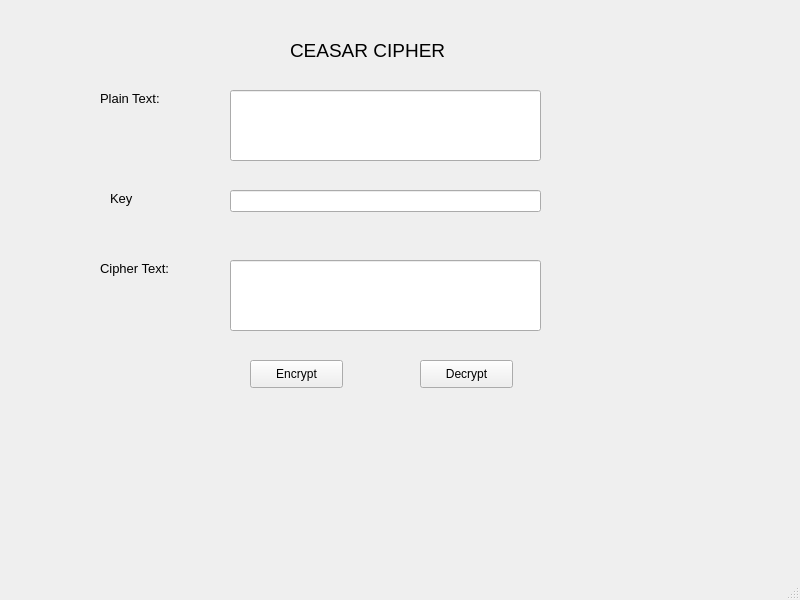
<?xml version="1.0" encoding="UTF-8"?>
<ui version="4.0">
 <class>MainWindow</class>
 <widget class="QMainWindow" name="MainWindow">
  <property name="geometry">
   <rect>
    <x>0</x>
    <y>0</y>
    <width>800</width>
    <height>600</height>
   </rect>
  </property>
  <property name="windowTitle">
   <string>MainWindow</string>
  </property>
  <widget class="QWidget" name="centralwidget">
   <widget class="QLabel" name="label">
    <property name="geometry">
     <rect>
      <x>100</x>
      <y>90</y>
      <width>71</width>
      <height>16</height>
     </rect>
    </property>
    <property name="font">
     <font>
      <pointsize>10</pointsize>
     </font>
    </property>
    <property name="text">
     <string>Plain Text:</string>
    </property>
   </widget>
   <widget class="QLabel" name="label_2">
    <property name="geometry">
     <rect>
      <x>110</x>
      <y>190</y>
      <width>55</width>
      <height>16</height>
     </rect>
    </property>
    <property name="font">
     <font>
      <pointsize>10</pointsize>
     </font>
    </property>
    <property name="text">
     <string>Key</string>
    </property>
   </widget>
   <widget class="QLabel" name="label_3">
    <property name="geometry">
     <rect>
      <x>100</x>
      <y>260</y>
      <width>81</width>
      <height>16</height>
     </rect>
    </property>
    <property name="font">
     <font>
      <pointsize>10</pointsize>
     </font>
    </property>
    <property name="text">
     <string>Cipher Text:</string>
    </property>
   </widget>
   <widget class="QLabel" name="label_4">
    <property name="geometry">
     <rect>
      <x>290</x>
      <y>40</y>
      <width>201</width>
      <height>21</height>
     </rect>
    </property>
    <property name="font">
     <font>
      <family>Arial</family>
      <pointsize>14</pointsize>
     </font>
    </property>
    <property name="text">
     <string>CEASAR CIPHER</string>
    </property>
   </widget>
   <widget class="QLineEdit" name="txt_plain_text">
    <property name="geometry">
     <rect>
      <x>230</x>
      <y>90</y>
      <width>311</width>
      <height>71</height>
     </rect>
    </property>
   </widget>
   <widget class="QLineEdit" name="txt_key">
    <property name="geometry">
     <rect>
      <x>230</x>
      <y>190</y>
      <width>311</width>
      <height>22</height>
     </rect>
    </property>
   </widget>
   <widget class="QLineEdit" name="txt_cipher_text">
    <property name="geometry">
     <rect>
      <x>230</x>
      <y>260</y>
      <width>311</width>
      <height>71</height>
     </rect>
    </property>
   </widget>
   <widget class="QPushButton" name="btn_encrypt">
    <property name="geometry">
     <rect>
      <x>250</x>
      <y>360</y>
      <width>93</width>
      <height>28</height>
     </rect>
    </property>
    <property name="text">
     <string>Encrypt</string>
    </property>
   </widget>
   <widget class="QPushButton" name="btn_decrypt">
    <property name="geometry">
     <rect>
      <x>420</x>
      <y>360</y>
      <width>93</width>
      <height>28</height>
     </rect>
    </property>
    <property name="text">
     <string>Decrypt</string>
    </property>
   </widget>
  </widget>
  <widget class="QMenuBar" name="menubar">
   <property name="geometry">
    <rect>
     <x>0</x>
     <y>0</y>
     <width>800</width>
     <height>26</height>
    </rect>
   </property>
  </widget>
  <widget class="QStatusBar" name="statusbar"/>
 </widget>
 <resources/>
 <connections/>
</ui>
